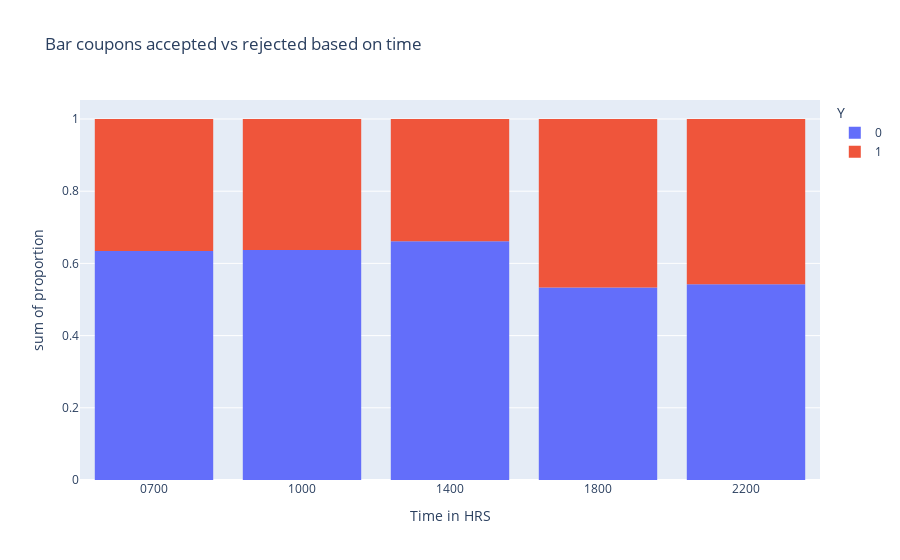

The cell this chart's notebook holds for it:
### Markdown cell above
What about the time of day, did it have an efftect on the acceptance rate for drivers that received the bar and coffee house coupons?

### Code cell
#The visualization in plotly shows a higher percentage of acceptance when coupons were sent at 6PM and 10PM.
bc = bar_coupons_df.groupby(['time'])['Y'].value_counts(normalize=True).reset_index()
print(bc)
px.histogram(bc, x='time', y='proportion', color='Y', labels={'time':'Time in HRS'}, title='Bar coupons accepted vs rejected based on time')

### Figure 1 — Plotly figure (JSON) as saved in the notebook; plotly's stock layout.template omitted (floating-point values rounded to 4 significant figures)
{"data": [{"alignmentgroup": "True", "bingroup": "x", "histfunc": "sum", "hovertemplate": "Y=0<br>Time in HRS=%{x}<br>sum of proportion=%{y}<extra></extra>", "legendgroup": "0", "marker": {"color": "#636efa", "pattern": {"shape": ""}}, "name": "0", "offsetgroup": "0", "orientation": "v", "showlegend": true, "type": "histogram", "x": ["0700", "1000", "1400", "1800", "2200"], "xaxis": "x", "y": [0.6345, 0.6374, 0.661, 0.5336, 0.5423], "yaxis": "y"}, {"alignmentgroup": "True", "bingroup": "x", "histfunc": "sum", "hovertemplate": "Y=1<br>Time in HRS=%{x}<br>sum of proportion=%{y}<extra></extra>", "legendgroup": "1", "marker": {"color": "#EF553B", "pattern": {"shape": ""}}, "name": "1", "offsetgroup": "1", "orientation": "v", "showlegend": true, "type": "histogram", "x": ["0700", "1000", "1400", "1800", "2200"], "xaxis": "x", "y": [0.3655, 0.3626, 0.339, 0.4664, 0.4577], "yaxis": "y"}], "layout": {"autosize": true, "barmode": "relative", "legend": {"title": {"text": "Y"}, "tracegroupgap": 0}, "title": {"text": "Bar coupons accepted vs rejected based on time"}, "xaxis": {"anchor": "y", "autorange": true, "domain": [0, 1], "range": [-0.5, 4.5], "title": {"text": "Time in HRS"}, "type": "category"}, "yaxis": {"anchor": "x", "autorange": true, "domain": [0, 1], "range": [0, 1.053], "title": {"text": "sum of proportion"}, "type": "linear"}}}
